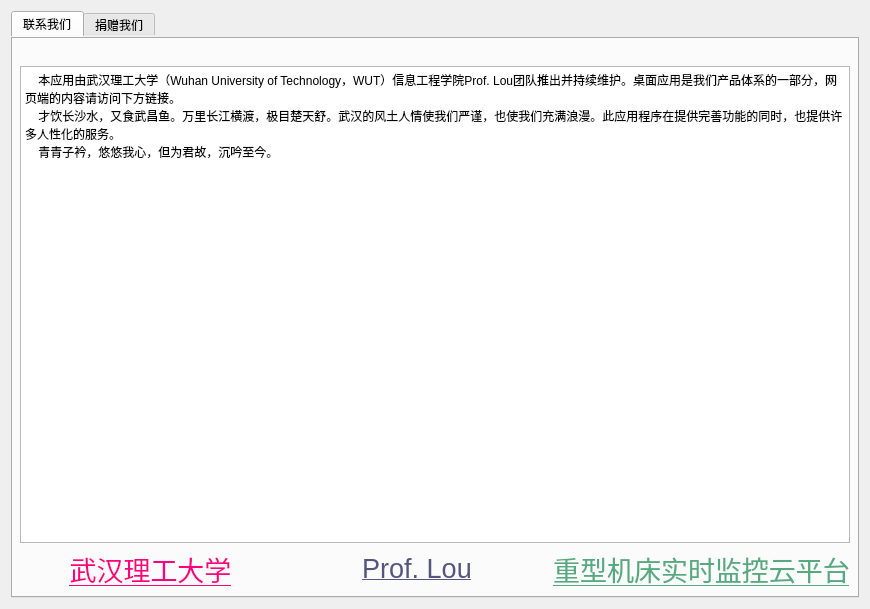
<?xml version="1.0" encoding="UTF-8"?>
<ui version="4.0">
 <class>ContactUsUi</class>
 <widget class="QDialog" name="ContactUsUi">
  <property name="geometry">
   <rect>
    <x>0</x>
    <y>0</y>
    <width>870</width>
    <height>609</height>
   </rect>
  </property>
  <property name="minimumSize">
   <size>
    <width>870</width>
    <height>600</height>
   </size>
  </property>
  <property name="maximumSize">
   <size>
    <width>1000</width>
    <height>800</height>
   </size>
  </property>
  <property name="windowTitle">
   <string>Dialog</string>
  </property>
  <layout class="QVBoxLayout" name="verticalLayout">
   <item>
    <widget class="QTabWidget" name="tabWidget">
     <property name="styleSheet">
      <string notr="true">border-color: rgb(170, 170, 255);
font: 16pt &quot;黑体&quot;;</string>
     </property>
     <property name="currentIndex">
      <number>0</number>
     </property>
     <widget class="QWidget" name="tab">
      <attribute name="title">
       <string>联系我们</string>
      </attribute>
      <layout class="QVBoxLayout" name="verticalLayout_2">
       <item>
        <widget class="QLabel" name="label_4">
         <property name="maximumSize">
          <size>
           <width>830</width>
           <height>300</height>
          </size>
         </property>
         <property name="text">
          <string/>
         </property>
         <property name="pixmap">
          <pixmap resource="rc.qrc">:/img/whut1.jpg</pixmap>
         </property>
         <property name="scaledContents">
          <bool>true</bool>
         </property>
        </widget>
       </item>
       <item>
        <widget class="QPlainTextEdit" name="plainTextEdit">
         <property name="styleSheet">
          <string notr="true">font: 16pt &quot;楷体&quot;;</string>
         </property>
         <property name="plainText">
          <string>    本应用由武汉理工大学（Wuhan University of Technology，WUT）信息工程学院Prof. Lou团队推出并持续维护。桌面应用是我们产品体系的一部分，网页端的内容请访问下方链接。
    才饮长沙水，又食武昌鱼。万里长江横渡，极目楚天舒。武汉的风土人情使我们严谨，也使我们充满浪漫。此应用程序在提供完善功能的同时，也提供许多人性化的服务。
    青青子衿，悠悠我心，但为君故，沉吟至今。</string>
         </property>
        </widget>
       </item>
       <item>
        <layout class="QHBoxLayout" name="horizontalLayout_2">
         <item>
          <widget class="QLabel" name="label_3">
           <property name="text">
            <string>&lt;html&gt;&lt;head/&gt;&lt;body&gt;&lt;p align=&quot;center&quot;&gt;&lt;a href=&quot;http://i.whut.edu.cn/&quot;&gt;&lt;span style=&quot; font-size:20pt; text-decoration: underline; color:#ff007f;&quot;&gt;武汉理工大学&lt;/span&gt;&lt;/a&gt;&lt;/p&gt;&lt;/body&gt;&lt;/html&gt;</string>
           </property>
           <property name="openExternalLinks">
            <bool>true</bool>
           </property>
          </widget>
         </item>
         <item>
          <widget class="QLabel" name="label_5">
           <property name="text">
            <string>&lt;html&gt;&lt;head/&gt;&lt;body&gt;&lt;p align=&quot;center&quot;&gt;&lt;a href=&quot;https://baike.baidu.com/item/%E5%A8%84%E5%B9%B3/13349070?fr=aladdin&quot;&gt;&lt;span style=&quot; font-size:20pt; text-decoration: underline; color:#55557f;&quot;&gt;Prof. Lou&lt;/span&gt;&lt;/a&gt;&lt;/p&gt;&lt;/body&gt;&lt;/html&gt;</string>
           </property>
           <property name="openExternalLinks">
            <bool>true</bool>
           </property>
          </widget>
         </item>
         <item>
          <widget class="QLabel" name="label_6">
           <property name="text">
            <string>&lt;html&gt;&lt;head/&gt;&lt;body&gt;&lt;p align=&quot;center&quot;&gt;&lt;a href=&quot;http://59.69.101.206/WhutMonitor/user/session&quot;&gt;&lt;span style=&quot; font-size:20pt; text-decoration: underline; color:#55aa7f;&quot;&gt;重型机床实时监控云平台&lt;/span&gt;&lt;/a&gt;&lt;/p&gt;&lt;/body&gt;&lt;/html&gt;</string>
           </property>
           <property name="openExternalLinks">
            <bool>true</bool>
           </property>
          </widget>
         </item>
        </layout>
       </item>
      </layout>
     </widget>
     <widget class="QWidget" name="tab_2">
      <attribute name="title">
       <string>捐赠我们</string>
      </attribute>
      <layout class="QHBoxLayout" name="horizontalLayout">
       <item>
        <widget class="QLabel" name="label">
         <property name="minimumSize">
          <size>
           <width>400</width>
           <height>462</height>
          </size>
         </property>
         <property name="text">
          <string/>
         </property>
         <property name="pixmap">
          <pixmap resource="rc.qrc">:/img/WeChatpay.png</pixmap>
         </property>
         <property name="scaledContents">
          <bool>true</bool>
         </property>
        </widget>
       </item>
       <item>
        <widget class="QLabel" name="label_2">
         <property name="minimumSize">
          <size>
           <width>400</width>
           <height>462</height>
          </size>
         </property>
         <property name="text">
          <string/>
         </property>
         <property name="pixmap">
          <pixmap resource="rc.qrc">:/img/alipay.jpg</pixmap>
         </property>
         <property name="scaledContents">
          <bool>true</bool>
         </property>
        </widget>
       </item>
      </layout>
     </widget>
    </widget>
   </item>
  </layout>
 </widget>
 <resources>
  <include location="rc.qrc"/>
 </resources>
 <connections/>
</ui>
